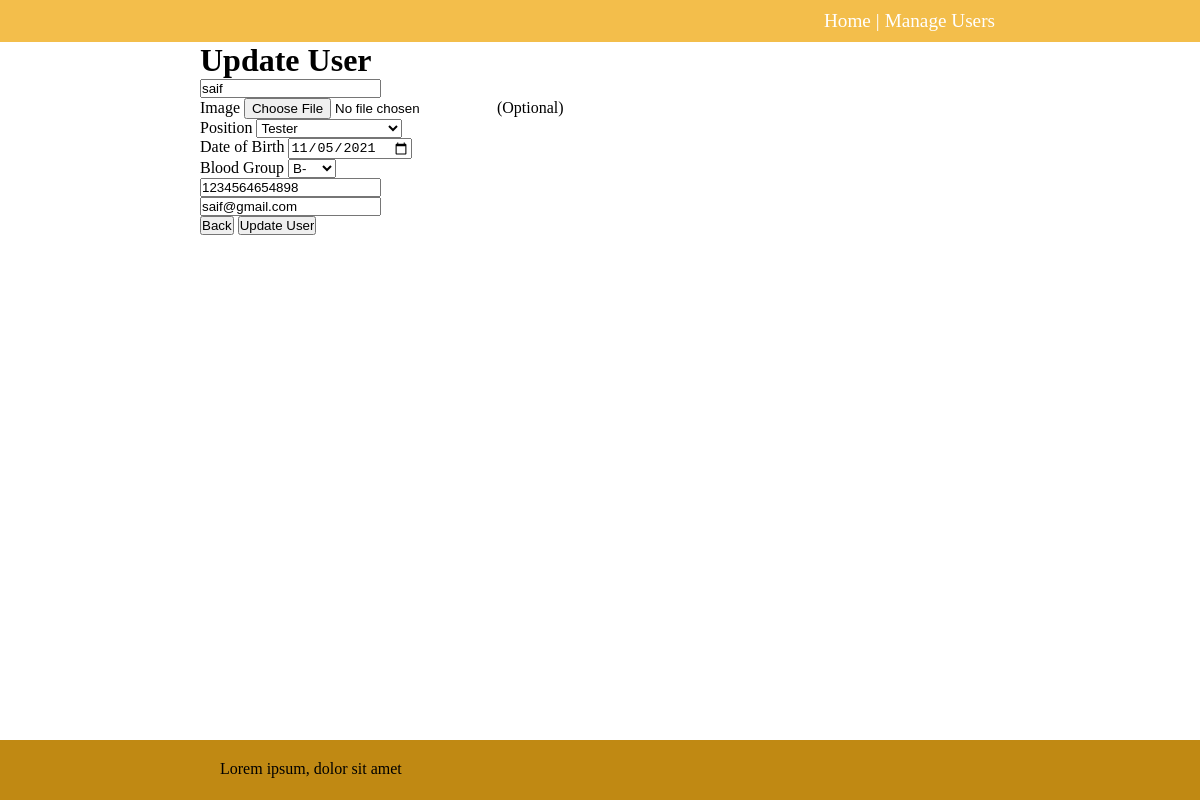
Screenshot of /update/2 with the database file from the repository.
### app.py (models this page shows, shortened)
class User(db.Model):
    id = db.Column(db.Integer, primary_key = True)
    name = db.Column(db.String(50), nullable = False)
    pic = db.Column(db.Text, unique = True, nullable = False)
    mimetype = db.Column(db.Text, nullable = False)
    position = db.Column(db.String(50), nullable = False)
    date_of_birth = db.Column(db.Date, nullable = False)
    blood_group = db.Column(db.String(50), nullable = False)
    phone = db.Column(db.String(50), nullable = False)
    email = db.Column(db.String(80), nullable = False)

### app.py (the view)
@app.route("/update/<int:id>",methods=['GET','POST'])
def update(id):
    user = User.query.get_or_404(id)
    if request.method == "POST":
        user.name = request.form['username']
        pic = request.files['pic']
        if pic:
            user.filename = secure_filename(pic.filename)
            user.mimetype = pic.mimetype
            user.pic = pic.read()
        user.position = request.form['position']
        dob = request.form['DOB'].split("-")
        user.date_of_birth = date(int(dob[0]), int(dob[1]), int(dob[2]))
        user.blood_group = request.form['blood_group']
        user.phone = request.form['phone']
        user.email = request.form['email']
        try:
            db.session.commit()
            return redirect("/users")
        except exc.IntegrityError:
            db.session.rollback()
            return f"The image was already associated with other user"
        except:
            return "There was a problem updating a user..."
    else:
        return render_template("update.html",user = user)

### templates/update.html (shortened to what this page needs)
{% extends 'base.html' %}
{% block body %}
<h1>Update User</h1>
<form action="{{ url_for('update',id = user.id) }}" enctype="multipart/form-data" method="POST">
    <input type="text" name="username" id="name" placeholder="Username" value={{ user.name }} required><br>
    <label for="pic">Image</label>
    <input type="file" name="pic" value="" accept="image/png, image/jpeg">(Optional)<br>
    <label for="position">Position</label>
    <select name="position" id="positions">
        <option value="Tester" {% if user.position == "Tester"%}selected{% endif %} >Tester</option>
    </select> <br>
    <label for="DOB">Date of Birth</label>
    <input type="date" name="DOB" id="DOB" placeholder="Date of Birth" value={{ user.date_of_birth }} required><br>
    <label for="blood_group">Blood Group</label>
    <select name="blood_group" id="blood_group">
        <option value="B-" {% if user.blood_group == "B-"%}selected{% endif %} >B-</option>
    </select> <br>
    <input type="tel" name="phone" id="phone" placeholder="Phone" value={{ user.phone }} required><br>
    <input type="email" name="email" id="email" placeholder="Email" value={{ user.email }} required><br>
    <a href="{{ url_for('index') }}"><button>Back</button></a>
    <input type="submit" value="Update User">
</form>
{% endblock %}

### static/css/main.css (style rules this page uses)
* { margin: 0; padding: 0; box-sizing: border-box; }
html, body { height: 100%; margin: 0; }

### rows the page displays
User: username "saif", position "Tester", DOB "11/05/2021", blood_group "B-", phone "1234564654898", email "saif@gmail.com"
